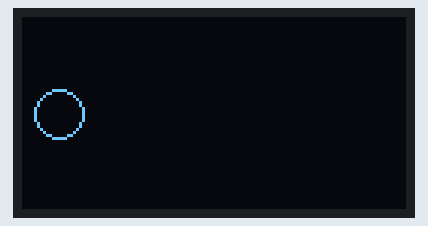
The sketch below on a simulated Arduino Uno, built with avr-gcc and run on an emulated ATmega328P. Shown: 128×64 one-colour display.

Above: at 0.54 s.
At 1.2 s:
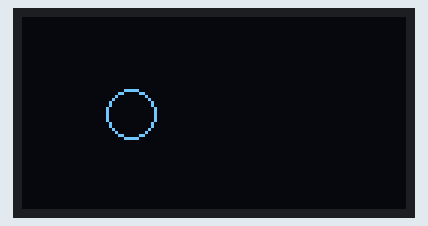
At 1.85 s:
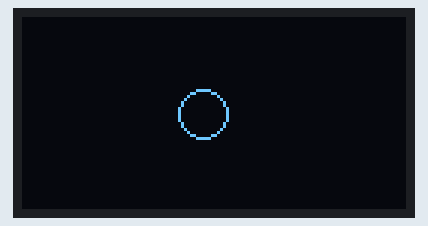
At 3.16 s:
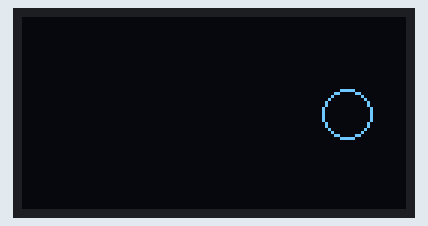
At 4.47 s:
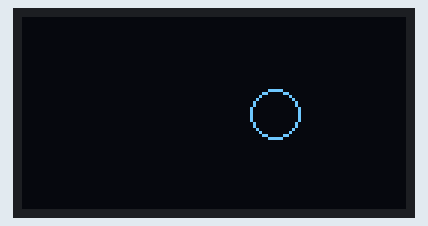
At 6.1 s:
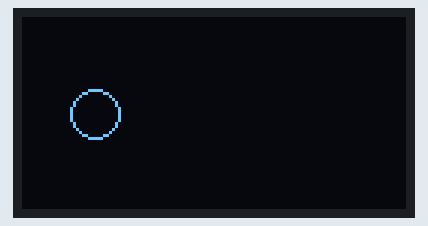

The sketch:

I2C_Test.ino
```cpp
#include <Wire.h>
#include <Adafruit_GFX.h>
#include <Adafruit_SSD1306.h>

#define SCREEN_WIDTH 128
#define SCREEN_HEIGHT 64
#define OLED_RESET -1

int x = 0;
int dir = 1;

Adafruit_SSD1306 display(SCREEN_WIDTH, SCREEN_HEIGHT, &Wire, OLED_RESET);

void setup() {
  Serial.begin(9600);

  if(!display.begin(SSD1306_SWITCHCAPVCC, 0x3C)) {
    Serial.println("SSD1306 not found!");
    while(true);
  }
}

void loop() {

  display.clearDisplay();
  display.drawCircle(x, 32, 8, WHITE);
  display.display();

  x = x + dir;

  if (x >= 120) dir = -1;
  if (x <= 0)   dir = 1;
}
```

Measured:
- by itself, everything shown: repeats every 6.5 s, in 20 steps
